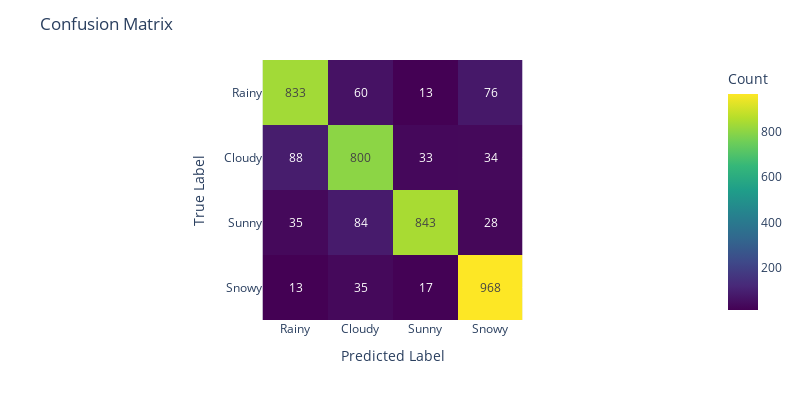

The notebook cell saved with this chart:
### Code cell
print("Logistic Regression - Best Params:", LR_Paramater_Search.best_params_)
print("Logistic Regression - Best Estimator:",LR_Paramater_Search.best_estimator_)
print("Logistic Regression - Best Score:",LR_Paramater_Search.best_score_)
print(Confusion_LR)
print("Accuracy:", accuracy)
Plot_5(y_test, y_pred_LR)

### Figure 1 — Plotly figure (JSON) as saved in the notebook; plotly's stock layout.template omitted (floating-point values rounded to 4 significant figures)
{"data": [{"coloraxis": "coloraxis", "hovertemplate": "Predicted Label: %{x}<br>True Label: %{y}<br>Count: %{z}<extra></extra>", "name": "0", "texttemplate": "%{z}", "type": "heatmap", "x": ["Rainy", "Cloudy", "Sunny", "Snowy"], "xaxis": "x", "y": ["Rainy", "Cloudy", "Sunny", "Snowy"], "yaxis": "y", "z": [[833, 60, 13, 76], [88, 800, 33, 34], [35, 84, 843, 28], [13, 35, 17, 968]]}], "layout": {"coloraxis": {"colorbar": {"title": {"text": "Count"}}, "colorscale": [[0, "#440154"], [0.1111, "#482878"], [0.2222, "#3e4989"], [0.3333, "#31688e"], [0.4444, "#26828e"], [0.5556, "#1f9e89"], [0.6667, "#35b779"], [0.7778, "#6ece58"], [0.8889, "#b5de2b"], [1, "#fde725"]]}, "height": 400, "margin": {"t": 60}, "title": {"text": "Confusion Matrix"}, "width": 800, "xaxis": {"anchor": "y", "constrain": "domain", "domain": [0, 1], "scaleanchor": "y", "title": {"text": "Predicted Label"}}, "yaxis": {"anchor": "x", "autorange": "reversed", "constrain": "domain", "domain": [0, 1], "title": {"text": "True Label"}}}}
